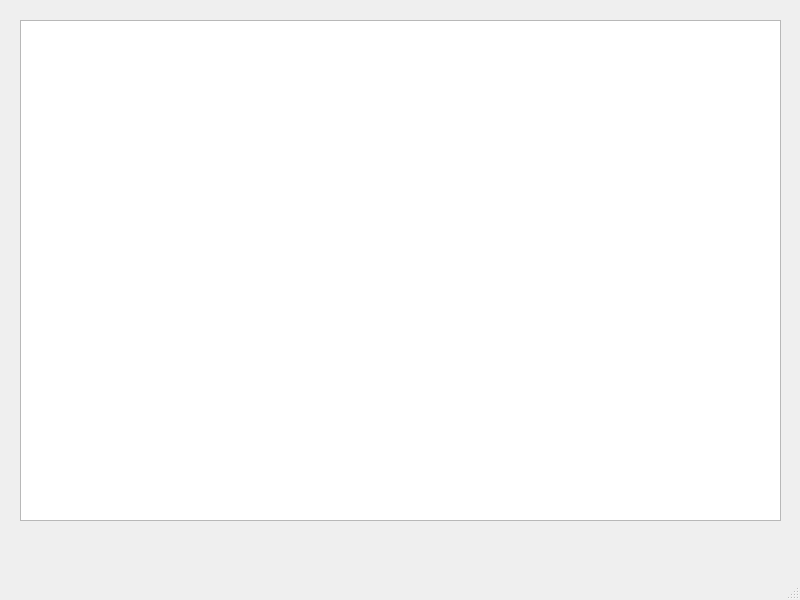
<?xml version="1.0" encoding="UTF-8"?>
<ui version="4.0">
 <class>AdditionalTable</class>
 <widget class="QMainWindow" name="AdditionalTable">
  <property name="geometry">
   <rect>
    <x>0</x>
    <y>0</y>
    <width>800</width>
    <height>600</height>
   </rect>
  </property>
  <property name="windowTitle">
   <string>MainWindow</string>
  </property>
  <widget class="QWidget" name="centralwidget">
   <widget class="QTableView" name="tableView">
    <property name="geometry">
     <rect>
      <x>20</x>
      <y>20</y>
      <width>761</width>
      <height>501</height>
     </rect>
    </property>
   </widget>
  </widget>
  <widget class="QMenuBar" name="menubar">
   <property name="geometry">
    <rect>
     <x>0</x>
     <y>0</y>
     <width>800</width>
     <height>25</height>
    </rect>
   </property>
  </widget>
  <widget class="QStatusBar" name="statusbar"/>
 </widget>
 <resources/>
 <connections/>
</ui>
